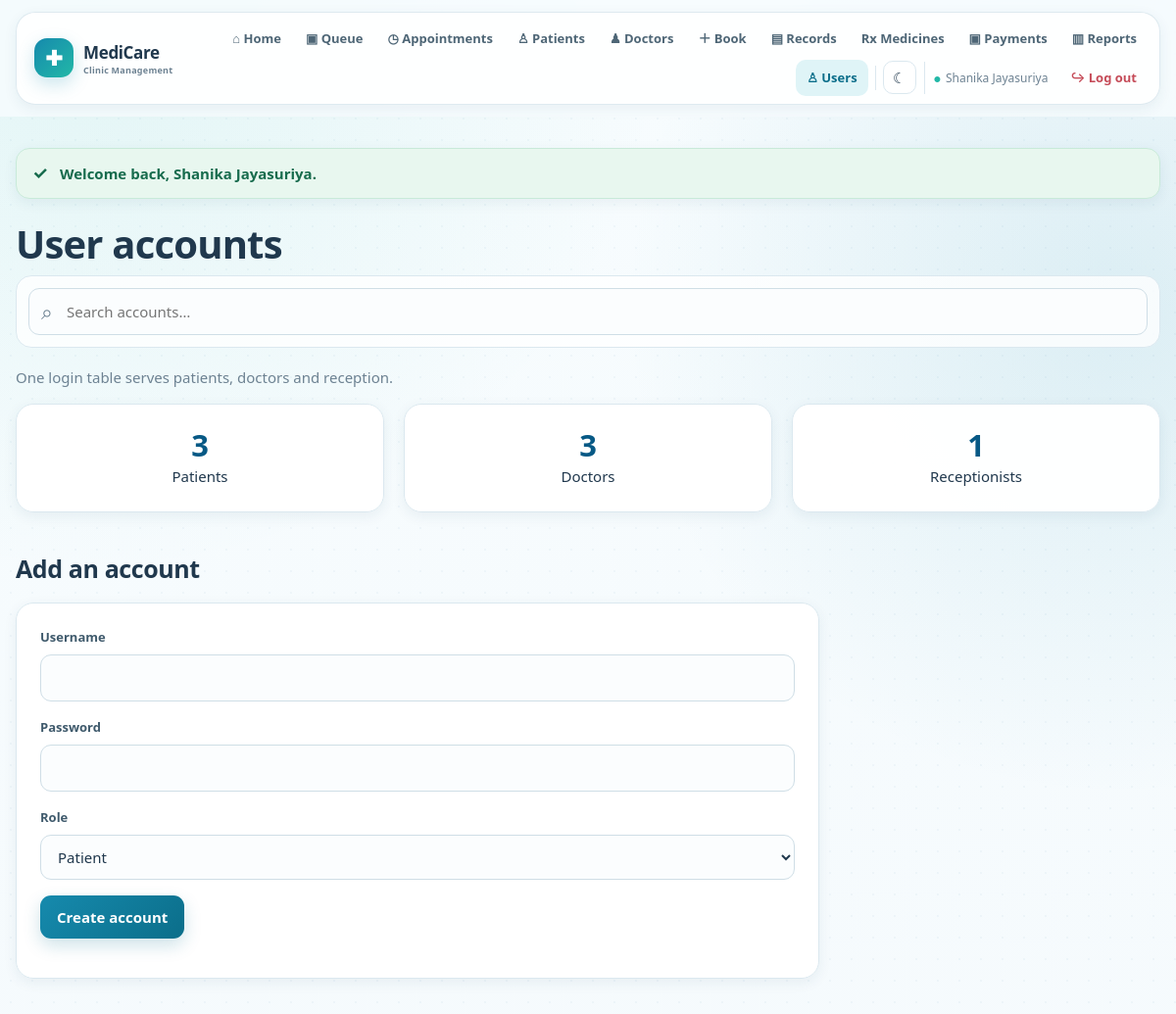
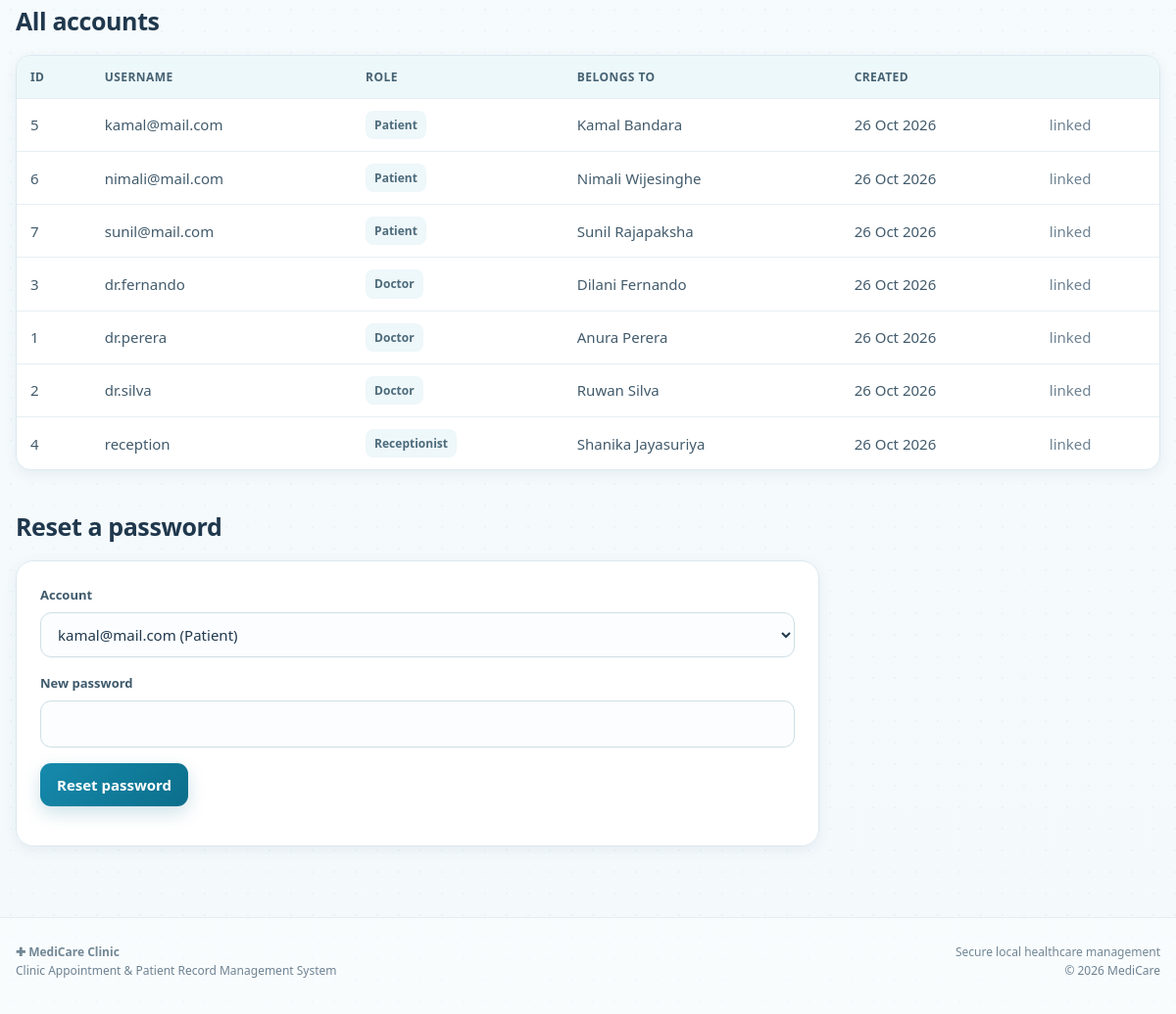
Page /index.php?page=staff/users (signed in) on the committed database (2 pictures, top to bottom).
### tables this page shows
CREATE TABLE user_account (
    User_ID     INT AUTO_INCREMENT PRIMARY KEY,
    Username    VARCHAR(50)  NOT NULL UNIQUE,
    Password    VARCHAR(255) NOT NULL,
    User_Type   ENUM('Patient','Doctor','Receptionist') NOT NULL,
    Created_At  TIMESTAMP DEFAULT CURRENT_TIMESTAMP
);

### config/helpers.php (called while the page is built, shortened)
<?php
function e($value)
{
    return htmlspecialchars((string)$value, ENT_QUOTES, 'UTF-8');
}
function url($page = 'home')
{
    return 'index.php?page=' . $page;
}
function view($name, $data = [])
{
    extract($data);
    require __DIR__ . '/../views/layout/header.php';
    require __DIR__ . '/../views/' . $name . '.php';
    require __DIR__ . '/../views/layout/footer.php';
}
function date_label($date)
{
    return date('d M Y', strtotime($date));
}

### controllers/StaffController.php (called while the page is built, shortened)
<?php
class StaffController
{
    private $pdo;
    public function __construct($pdo)
    {
        $this->pdo = $pdo;
    }
    public function users()
    {
        $users = new UserAccount($this->pdo);
        view('staff/users', [
            'users'  => $users->all(),
            'counts' => $users->countsByType(),
            'title'  => 'User Accounts'
        ]);
    }
}

### index.php (called while the page is built, shortened)
<?php
require_once __DIR__ . '/config/database.php';
require_once __DIR__ . '/config/helpers.php';
require_once __DIR__ . '/controllers/StaffController.php';
$page = $_GET['page'] ?? 'home';
list($controllerName, $method) = $routes[$page];
$controller = new $controllerName($pdo);
$controller->$method();

### models/UserAccount.php (called while the page is built, shortened)
<?php
class UserAccount
{
    private $pdo;
    public function __construct($pdo) { $this->pdo = $pdo; }
    public function all()
    {
        return $this->pdo->query(
            "SELECT u.User_ID, u.Username, u.User_Type, u.Created_At,
                    COALESCE(
                        CONCAT(p.First_Name,' ',p.Last_Name),
                        CONCAT(d.First_Name,' ',d.Last_Name),
                        CONCAT(r.First_Name,' ',r.Last_Name)
                    ) AS Person_Name
             FROM user_account u
             LEFT JOIN patient p      ON p.User_ID = u.User_ID
             LEFT JOIN doctor d       ON d.User_ID = u.User_ID
             LEFT JOIN receptionist r ON r.User_ID = u.User_ID
             ORDER BY u.User_Type, u.Username"
        )->fetchAll();
    }
    public function countsByType()
    {
        return $this->pdo->query(
            "SELECT User_Type, COUNT(*) AS Total FROM user_account GROUP BY User_Type"
        )->fetchAll();
    }
}

### views/staff/users.php (the view, shortened to what this page needs)
<h1>User accounts</h1>
<form class="toolbar" onsubmit="return false"><div class="search-wrap"><span>⌕</span><input id="tableSearch" class="search" type="search" placeholder="Search accounts…"></div></form>
<p class="muted">One login table serves patients, doctors and reception.</p>
<div class="grid">
    <?php foreach ($counts as $c): ?>
        <div class="card stat">
            <span class="stat-no"><?= (int)$c['Total'] ?></span>
            <span><?= e($c['User_Type']) ?>s</span>
        </div>
    <?php endforeach; ?>
</div>
<h2>Add an account</h2>
<form class="card" method="POST" action="<?= url('staff/users') ?>">
    <label for="username">Username</label>
    <input type="text" name="username" id="username" maxlength="50" required>
    <label for="password">Password</label>
    <input type="password" name="password" id="password" minlength="6" required>
    <label for="user_type">Role</label>
    <select name="user_type" id="user_type">
        <option value="Patient">Patient</option>
    </select>
    <button type="submit" class="btn">Create account</button>
</form>
<h2>All accounts</h2>
<table class="table" id="searchTable">
    <tr><th>ID</th><th>Username</th><th>Role</th><th>Belongs to</th><th>Created</th><th></th></tr>
    <?php foreach ($users as $u): ?>
    <tr>
        <td><?= (int)$u['User_ID'] ?></td>
        <td><?= e($u['Username']) ?></td>
        <td><span class="tag"><?= e($u['User_Type']) ?></span></td>
        <td><?= $u['Person_Name'] ? e($u['Person_Name']) : '<span class="muted">not linked</span>' ?></td>
        <td><?= $u['Created_At'] ? date_label($u['Created_At']) : '-' ?></td>
        <td>
            <?php if ($u['Person_Name']): ?>
                <span class="muted">linked</span>
            <?php else: ?>
                <a class="link danger" href="<?= url('staff/users') ?>&delete=<?= (int)$u['User_ID'] ?>"
                   onclick="return confirm('Delete this account?');">Delete</a>
            <?php endif; ?>
        </td>
    </tr>
    <?php endforeach; ?>
</table>
<h2>Reset a password</h2>
<form class="card" method="POST" action="<?= url('staff/users') ?>">
    <label for="user_id">Account</label>
    <select name="user_id" id="user_id">
        <?php foreach ($users as $u): ?>
            <option value="<?= (int)$u['User_ID'] ?>">
                <?= e($u['Username']) ?> (<?= e($u['User_Type']) ?>)
            </option>
        <?php endforeach; ?>
    </select>
    <label for="new_password">New password</label>
    <input type="password" name="new_password" id="new_password" minlength="6" required>
    <button type="submit" class="btn">Reset password</button>
</form>

### assets/css/style.css (style rules this page uses)
:root { --primary: #168aad; --primary-dark: #0b6e8a; --primary-deep: #075985; --primary-soft: #e8f7fb; --accent: #22b8a7; --page: #f4f9fc; --surface: #ffffff; --surface-soft: #f8fcfe; --text: #20384d; --muted: #6d8292; --line: #dbe8ef; --success: #16845b; --success-soft: #e8f7ef; --warning: #b7791f; --warning-soft: #fff5df; --danger: #c54b58; --danger-soft: #fff0f2; --shadow-sm: 0 4px 14px rgba(25, 73, 97, .07); --shadow: 0 12px 32px rgba(25, 73, 97, .10); --shadow-lg: 0 22px 55px rgba(25, 73, 97, .14); --radius: 18px; --radius-sm: 12px; --radius-lg: 28px; }
* { box-sizing: border-box; }
html { scroll-behavior: smooth; }
body { margin: 0; min-height: 100vh; background: radial-gradient(circle at 8% 0%, rgba(34,184,167,.10), transparent 25%), radial-gradient(circle at 95% 15%, rgba(22,138,173,.12), transparent 24%), linear-gradient(180deg, #f7fcfe 0%, var(--page) 100%); color: var(--text); font-family: "Segoe UI", system-ui, -apple-system, BlinkMacSystemFont, Arial, sans-serif; font-size: 15px; line-height: 1.6; }
body::before { content: ""; position: fixed; inset: 0; pointer-events: none; background-image: radial-gradient(rgba(7, 89, 133, .035) 1px, transparent 1px); background-size: 22px 22px; z-index: -1; }
button, input, select, textarea { font: inherit; }
button { cursor: pointer; }
h1, h2, h3 { color: var(--text); line-height: 1.2; }
h1 { margin: 0 0 8px; font-size: clamp(28px, 4vw, 40px); font-weight: 800; letter-spacing: -.8px; }
h2 { margin: 42px 0 20px; font-size: 25px; font-weight: 800; letter-spacing: -.4px; }
p { margin-top: 0; }
.muted { color: var(--muted); }
.grid { display: grid; grid-template-columns: repeat(3, minmax(0, 1fr)); gap: 20px; }
.card { display: block; padding: 24px; background: rgba(255,255,255,.96); border: 1px solid var(--line); border-radius: var(--radius); box-shadow: var(--shadow-sm); transition: transform .22s ease, box-shadow .22s ease, border-color .22s ease; }
.grid > .card { height: 100%; }
.stat { text-align: center; }
.stat-no { display: block; margin-bottom: 2px; color: var(--primary-deep); font-size: 31px; line-height: 1.15; font-weight: 850; }
.btn { display: inline-flex; align-items: center; justify-content: center; gap: 7px; min-height: 42px; padding: 10px 17px; border: 0; border-radius: 11px; background: linear-gradient(135deg, var(--primary), var(--primary-dark)); color: white !important; text-decoration: none !important; font-weight: 750; box-shadow: 0 7px 18px rgba(11,110,138,.20); transition: transform .18s ease, box-shadow .18s ease, filter .18s ease; }
form.card { max-width: 820px; }
label { display: block; margin: 0 0 7px; color: #3f5a6c; font-size: 13px; font-weight: 750; }
input, select, textarea { width: 100%; padding: 11px 13px; border: 1px solid #cfdee6; border-radius: 11px; background: #fbfdfe; color: var(--text); outline: none; transition: border-color .18s ease, box-shadow .18s ease, background .18s ease; }
form > input, form > select, form > textarea, form > .form-row, form > .slots, form > .inline-form, form > button, form > a { margin-bottom: 16px; }
.search { max-width: 420px; }
.table { width: 100%; margin: 16px 0 26px; border-collapse: separate; border-spacing: 0; overflow: hidden; background: var(--surface); border: 1px solid var(--line); border-radius: 15px; box-shadow: var(--shadow-sm); }
.table th, .table td { padding: 12px 14px; text-align: left; vertical-align: middle; border-bottom: 1px solid #e7eef2; }
.table th { background: #edf8fa; color: #466273; font-size: 12px; text-transform: uppercase; letter-spacing: .45px; }
.table tr:last-child td { border-bottom: 0; }
.table td { color: #425b6c; }
.tag { display: inline-block; padding: 5px 9px; border-radius: 8px; background: #eef7fa; color: #4d6b7b; font-size: 12px; font-weight: 700; }
.toolbar { display:flex; align-items:center; gap:10px; flex-wrap:wrap; margin:0 0 18px; padding:12px; background:rgba(255,255,255,.78); border:1px solid var(--line); border-radius:16px; }
.search-wrap { position:relative; flex:1 1 300px; }
.search-wrap > span { position:absolute; left:13px; top:8px; font-size:21px; color:var(--muted); pointer-events:none; }
.search-wrap input { padding-left:38px; max-width:none; }

### rows in the picture
user_account: User_ID "5", Username "kamal@mail.com", User_Type "Patient", Person_Name "Kamal Bandara", Created_At "26 Oct 2026"
user_account: User_ID "6", Username "nimali@mail.com", User_Type "Patient", Person_Name "Nimali Wijesinghe", Created_At "26 Oct 2026"
user_account: User_ID "7", Username "sunil@mail.com", User_Type "Patient", Person_Name "Sunil Rajapaksha", Created_At "26 Oct 2026"
user_account: User_ID "3", Username "dr.fernando", User_Type "Doctor", Person_Name "Dilani Fernando", Created_At "26 Oct 2026"
user_account: User_ID "1", Username "dr.perera", User_Type "Doctor", Person_Name "Anura Perera", Created_At "26 Oct 2026"
user_account: User_ID "2", Username "dr.silva", User_Type "Doctor", Person_Name "Ruwan Silva", Created_At "26 Oct 2026"
user_account: User_ID "4", Username "reception", User_Type "Receptionist", Person_Name "Shanika Jayasuriya", Created_At "26 Oct 2026"

### other values in the picture
user_name() "Shanika Jayasuriya"
$flash['text'] "Welcome back, Shanika Jayasuriya."
$c['Total'] "3"
$c['User_Type'] "Patient"
$c['User_Type'] "Doctor"
$c['Total'] "1"
$c['User_Type'] "Receptionist"
form field user_id "kamal@mail.com (Patient)"
